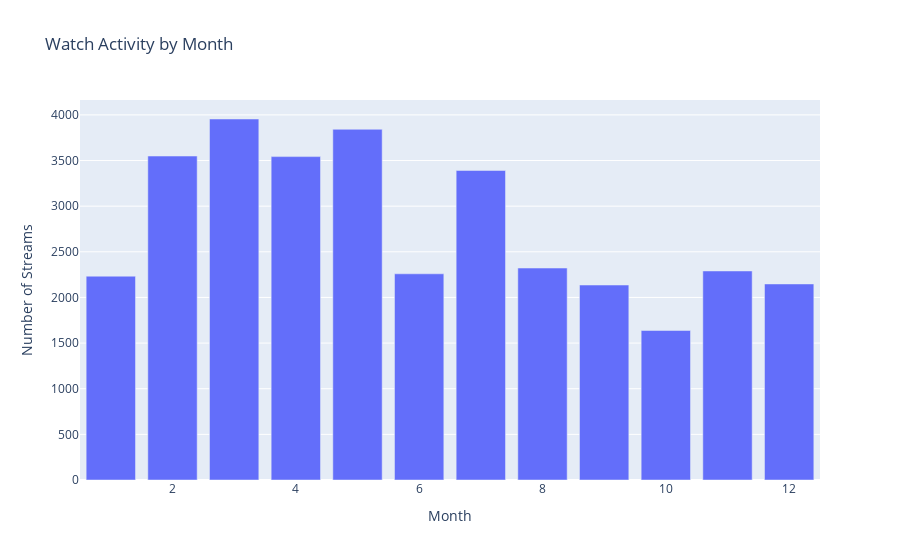

The notebook cell this image was saved under:
### Code cell
monthly_df.plot(kind="bar", x="month", y="count")
plt.title("Watch Activity by Month")
plt.xlabel("Month")
plt.ylabel("Number of Streams")
plt.show()

fig = px.bar(
    monthly_df,
    x="month",
    y="count",
    title="Watch Activity by Month",
    labels={"month": "Month", "count": "Number of Streams"}
)

fig.show()

### Figure 1 — Plotly figure (JSON) as saved in the notebook; plotly's stock layout.template omitted (floating-point values rounded to 4 significant figures)
{"data": [{"hovertemplate": "Month=%{x}<br>Number of Streams=%{y}<extra></extra>", "legendgroup": "", "marker": {"color": "#636efa", "pattern": {"shape": ""}}, "name": "", "orientation": "v", "showlegend": false, "textposition": "auto", "type": "bar", "x": [1, 2, 3, 4, 5, 6, 7, 8, 9, 10, 11, 12], "xaxis": "x", "y": [2233, 3549, 3955, 3543, 3842, 2259, 3391, 2322, 2136, 1638, 2290, 2148], "yaxis": "y"}], "layout": {"barmode": "relative", "legend": {"tracegroupgap": 0}, "title": {"text": "Watch Activity by Month"}, "xaxis": {"anchor": "y", "domain": [0, 1], "title": {"text": "Month"}}, "yaxis": {"anchor": "x", "domain": [0, 1], "title": {"text": "Number of Streams"}}}}
